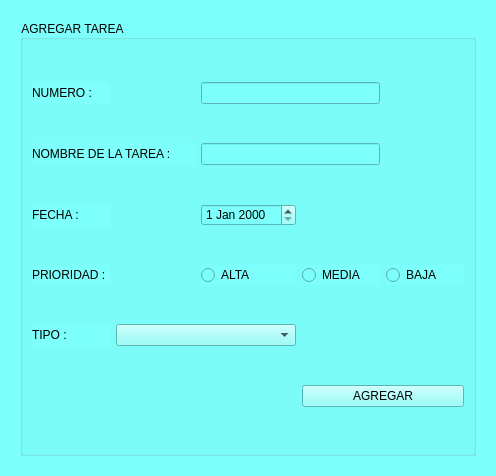
<?xml version="1.0" encoding="UTF-8"?>
<ui version="4.0">
 <class>agregartarea</class>
 <widget class="QWidget" name="agregartarea">
  <property name="geometry">
   <rect>
    <x>0</x>
    <y>0</y>
    <width>496</width>
    <height>476</height>
   </rect>
  </property>
  <property name="windowTitle">
   <string>Form</string>
  </property>
  <property name="styleSheet">
   <string notr="true">background-color: rgb(125, 255, 251);</string>
  </property>
  <layout class="QGridLayout" name="gridLayout_3">
   <item row="0" column="0">
    <widget class="QFrame" name="frame">
     <layout class="QGridLayout" name="gridLayout_2">
      <item row="0" column="0">
       <widget class="QGroupBox" name="groupBox">
        <property name="title">
         <string>AGREGAR TAREA</string>
        </property>
        <layout class="QGridLayout" name="gridLayout">
         <item row="4" column="0">
          <widget class="QLabel" name="label_5">
           <property name="text">
            <string>TIPO : </string>
           </property>
          </widget>
         </item>
         <item row="0" column="0">
          <widget class="QLabel" name="label">
           <property name="text">
            <string>NUMERO : </string>
           </property>
          </widget>
         </item>
         <item row="3" column="2">
          <widget class="QRadioButton" name="btAlta">
           <property name="text">
            <string>ALTA</string>
           </property>
          </widget>
         </item>
         <item row="5" column="3" colspan="2">
          <widget class="QPushButton" name="btnAgregar">
           <property name="text">
            <string>AGREGAR</string>
           </property>
          </widget>
         </item>
         <item row="1" column="2" colspan="2">
          <widget class="QLineEdit" name="inNombreTarea"/>
         </item>
         <item row="1" column="0" colspan="2">
          <widget class="QLabel" name="label_2">
           <property name="text">
            <string>NOMBRE DE LA TAREA : </string>
           </property>
          </widget>
         </item>
         <item row="0" column="2" colspan="2">
          <widget class="QLineEdit" name="inNumero"/>
         </item>
         <item row="2" column="0">
          <widget class="QLabel" name="label_3">
           <property name="text">
            <string>FECHA : </string>
           </property>
          </widget>
         </item>
         <item row="3" column="0">
          <widget class="QLabel" name="label_4">
           <property name="text">
            <string>PRIORIDAD :</string>
           </property>
          </widget>
         </item>
         <item row="3" column="3">
          <widget class="QRadioButton" name="btMedia">
           <property name="text">
            <string>MEDIA</string>
           </property>
          </widget>
         </item>
         <item row="3" column="4">
          <widget class="QRadioButton" name="btBaja">
           <property name="text">
            <string>BAJA</string>
           </property>
          </widget>
         </item>
         <item row="4" column="1" colspan="2">
          <widget class="QComboBox" name="inTipo"/>
         </item>
         <item row="2" column="2">
          <widget class="QDateEdit" name="inFecha"/>
         </item>
        </layout>
       </widget>
      </item>
     </layout>
    </widget>
   </item>
  </layout>
 </widget>
 <resources/>
 <connections/>
</ui>
